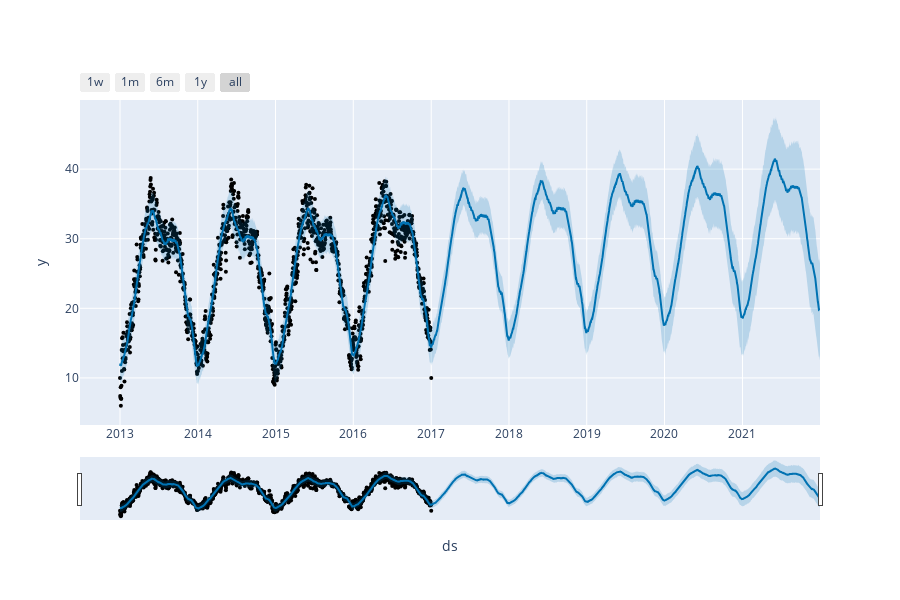

Here is the notebook cell this chart was saved with:
### Code cell
from prophet import Prophet
from prophet.plot import plot_plotly, plot_components_plotly
model = Prophet()
model.fit(forecast_data)
forecasts = model.make_future_dataframe(periods=1825)
predictions = model.predict(forecasts)
plot_plotly(model, predictions)

### Figure 1 — Plotly figure (JSON) as saved in the notebook; plotly's stock layout.template omitted (floating-point values rounded to 4 significant figures; data arrays with more than 128 entries replaced by an {"elided": "..."} marker saying what was removed)
{"data": [{"marker": {"color": "black", "size": 4}, "mode": "markers", "name": "Actual", "type": "scatter", "x": {"elided": "1462 str values"}, "y": {"elided": "1462 float values"}}, {"hoverinfo": "skip", "line": {"width": 0}, "mode": "lines", "type": "scatter", "x": {"elided": "3287 str values"}, "y": {"elided": "3287 float values"}}, {"fill": "tonexty", "fillcolor": "rgba(0, 114, 178, 0.2)", "line": {"color": "#0072B2", "width": 2}, "mode": "lines", "name": "Predicted", "type": "scatter", "x": {"elided": "3287 str values"}, "y": {"elided": "3287 float values"}}, {"fill": "tonexty", "fillcolor": "rgba(0, 114, 178, 0.2)", "hoverinfo": "skip", "line": {"width": 0}, "mode": "lines", "type": "scatter", "x": {"elided": "3287 str values"}, "y": {"elided": "3287 float values"}}], "layout": {"height": 600, "showlegend": false, "width": 900, "xaxis": {"rangeselector": {"buttons": [{"count": 7, "label": "1w", "step": "day", "stepmode": "backward"}, {"count": 1, "label": "1m", "step": "month", "stepmode": "backward"}, {"count": 6, "label": "6m", "step": "month", "stepmode": "backward"}, {"count": 1, "label": "1y", "step": "year", "stepmode": "backward"}, {"step": "all"}]}, "rangeslider": {"visible": true}, "title": {"text": "ds"}, "type": "date"}, "yaxis": {"title": {"text": "y"}}}}
